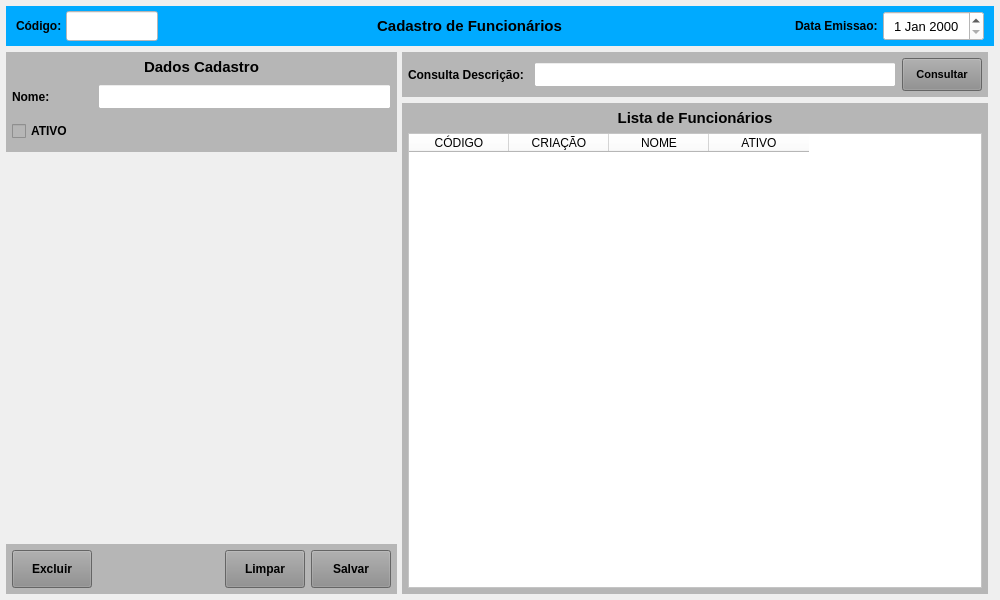
<?xml version="1.0" encoding="UTF-8"?>
<ui version="4.0">
 <class>MainWindow</class>
 <widget class="QMainWindow" name="MainWindow">
  <property name="geometry">
   <rect>
    <x>0</x>
    <y>0</y>
    <width>1000</width>
    <height>600</height>
   </rect>
  </property>
  <property name="windowTitle">
   <string>Cadastro de Funcionários</string>
  </property>
  <property name="styleSheet">
   <string notr="true"/>
  </property>
  <widget class="QWidget" name="centralwidget">
   <layout class="QVBoxLayout" name="verticalLayout">
    <property name="spacing">
     <number>6</number>
    </property>
    <property name="leftMargin">
     <number>6</number>
    </property>
    <property name="topMargin">
     <number>6</number>
    </property>
    <property name="rightMargin">
     <number>6</number>
    </property>
    <property name="bottomMargin">
     <number>6</number>
    </property>
    <item>
     <widget class="QWidget" name="widget" native="true">
      <property name="minimumSize">
       <size>
        <width>0</width>
        <height>40</height>
       </size>
      </property>
      <property name="maximumSize">
       <size>
        <width>16777215</width>
        <height>40</height>
       </size>
      </property>
      <property name="styleSheet">
       <string notr="true">background-color: rgb(0, 170, 255);</string>
      </property>
      <layout class="QHBoxLayout" name="horizontalLayout">
       <property name="spacing">
        <number>2</number>
       </property>
       <property name="leftMargin">
        <number>10</number>
       </property>
       <property name="topMargin">
        <number>5</number>
       </property>
       <property name="rightMargin">
        <number>10</number>
       </property>
       <property name="bottomMargin">
        <number>5</number>
       </property>
       <item>
        <widget class="QLabel" name="label_4">
         <property name="minimumSize">
          <size>
           <width>48</width>
           <height>0</height>
          </size>
         </property>
         <property name="maximumSize">
          <size>
           <width>48</width>
           <height>16777215</height>
          </size>
         </property>
         <property name="font">
          <font>
           <pointsize>9</pointsize>
           <weight>75</weight>
           <bold>true</bold>
          </font>
         </property>
         <property name="styleSheet">
          <string notr="true"/>
         </property>
         <property name="text">
          <string>Código:</string>
         </property>
         <property name="alignment">
          <set>Qt::AlignLeading|Qt::AlignLeft|Qt::AlignVCenter</set>
         </property>
        </widget>
       </item>
       <item>
        <widget class="QLineEdit" name="line_Num">
         <property name="sizePolicy">
          <sizepolicy hsizetype="Preferred" vsizetype="Preferred">
           <horstretch>0</horstretch>
           <verstretch>0</verstretch>
          </sizepolicy>
         </property>
         <property name="minimumSize">
          <size>
           <width>92</width>
           <height>0</height>
          </size>
         </property>
         <property name="maximumSize">
          <size>
           <width>92</width>
           <height>16777215</height>
          </size>
         </property>
         <property name="font">
          <font>
           <pointsize>12</pointsize>
          </font>
         </property>
         <property name="styleSheet">
          <string notr="true">background-color: rgb(255, 255, 255);</string>
         </property>
         <property name="inputMask">
          <string/>
         </property>
         <property name="text">
          <string/>
         </property>
         <property name="frame">
          <bool>true</bool>
         </property>
         <property name="echoMode">
          <enum>QLineEdit::Normal</enum>
         </property>
         <property name="alignment">
          <set>Qt::AlignCenter</set>
         </property>
         <property name="dragEnabled">
          <bool>false</bool>
         </property>
         <property name="placeholderText">
          <string/>
         </property>
        </widget>
       </item>
       <item>
        <widget class="QLabel" name="label_13">
         <property name="sizePolicy">
          <sizepolicy hsizetype="Preferred" vsizetype="Preferred">
           <horstretch>0</horstretch>
           <verstretch>0</verstretch>
          </sizepolicy>
         </property>
         <property name="minimumSize">
          <size>
           <width>0</width>
           <height>0</height>
          </size>
         </property>
         <property name="font">
          <font>
           <pointsize>11</pointsize>
           <weight>75</weight>
           <bold>true</bold>
          </font>
         </property>
         <property name="styleSheet">
          <string notr="true"/>
         </property>
         <property name="text">
          <string>Cadastro de Funcionários</string>
         </property>
         <property name="alignment">
          <set>Qt::AlignCenter</set>
         </property>
        </widget>
       </item>
       <item>
        <widget class="QLabel" name="label_11">
         <property name="sizePolicy">
          <sizepolicy hsizetype="Preferred" vsizetype="Preferred">
           <horstretch>0</horstretch>
           <verstretch>0</verstretch>
          </sizepolicy>
         </property>
         <property name="minimumSize">
          <size>
           <width>100</width>
           <height>0</height>
          </size>
         </property>
         <property name="maximumSize">
          <size>
           <width>100</width>
           <height>16777215</height>
          </size>
         </property>
         <property name="font">
          <font>
           <pointsize>9</pointsize>
           <weight>75</weight>
           <bold>true</bold>
          </font>
         </property>
         <property name="styleSheet">
          <string notr="true"/>
         </property>
         <property name="text">
          <string>Data Emissao: </string>
         </property>
         <property name="alignment">
          <set>Qt::AlignRight|Qt::AlignTrailing|Qt::AlignVCenter</set>
         </property>
        </widget>
       </item>
       <item>
        <widget class="QDateEdit" name="date_Emissao">
         <property name="sizePolicy">
          <sizepolicy hsizetype="Preferred" vsizetype="Preferred">
           <horstretch>0</horstretch>
           <verstretch>0</verstretch>
          </sizepolicy>
         </property>
         <property name="minimumSize">
          <size>
           <width>101</width>
           <height>0</height>
          </size>
         </property>
         <property name="maximumSize">
          <size>
           <width>101</width>
           <height>16777215</height>
          </size>
         </property>
         <property name="font">
          <font>
           <pointsize>10</pointsize>
          </font>
         </property>
         <property name="styleSheet">
          <string notr="true">background-color: rgb(255, 255, 255);</string>
         </property>
         <property name="alignment">
          <set>Qt::AlignCenter</set>
         </property>
        </widget>
       </item>
      </layout>
     </widget>
    </item>
    <item>
     <widget class="QWidget" name="widget_2" native="true">
      <property name="styleSheet">
       <string notr="true"/>
      </property>
      <layout class="QHBoxLayout" name="horizontalLayout_3">
       <property name="spacing">
        <number>5</number>
       </property>
       <property name="leftMargin">
        <number>0</number>
       </property>
       <property name="topMargin">
        <number>0</number>
       </property>
       <property name="rightMargin">
        <number>0</number>
       </property>
       <property name="bottomMargin">
        <number>0</number>
       </property>
       <item>
        <widget class="QWidget" name="widget_4" native="true">
         <property name="minimumSize">
          <size>
           <width>391</width>
           <height>0</height>
          </size>
         </property>
         <property name="maximumSize">
          <size>
           <width>391</width>
           <height>16777215</height>
          </size>
         </property>
         <property name="styleSheet">
          <string notr="true"/>
         </property>
         <layout class="QVBoxLayout" name="verticalLayout_2">
          <property name="spacing">
           <number>5</number>
          </property>
          <property name="leftMargin">
           <number>0</number>
          </property>
          <property name="topMargin">
           <number>0</number>
          </property>
          <property name="rightMargin">
           <number>0</number>
          </property>
          <property name="bottomMargin">
           <number>0</number>
          </property>
          <item>
           <widget class="QWidget" name="widget_6" native="true">
            <property name="minimumSize">
             <size>
              <width>0</width>
              <height>100</height>
             </size>
            </property>
            <property name="maximumSize">
             <size>
              <width>16777215</width>
              <height>100</height>
             </size>
            </property>
            <property name="styleSheet">
             <string notr="true">background-color: rgb(182, 182, 182);</string>
            </property>
            <layout class="QVBoxLayout" name="verticalLayout_6">
             <property name="leftMargin">
              <number>6</number>
             </property>
             <property name="topMargin">
              <number>6</number>
             </property>
             <property name="rightMargin">
              <number>6</number>
             </property>
             <property name="bottomMargin">
              <number>6</number>
             </property>
             <item>
              <widget class="QLabel" name="label_3">
               <property name="minimumSize">
                <size>
                 <width>0</width>
                 <height>18</height>
                </size>
               </property>
               <property name="maximumSize">
                <size>
                 <width>16777215</width>
                 <height>18</height>
                </size>
               </property>
               <property name="font">
                <font>
                 <pointsize>11</pointsize>
                 <weight>75</weight>
                 <bold>true</bold>
                </font>
               </property>
               <property name="text">
                <string>Dados Cadastro</string>
               </property>
               <property name="alignment">
                <set>Qt::AlignCenter</set>
               </property>
              </widget>
             </item>
             <item>
              <widget class="QWidget" name="widget_14" native="true">
               <layout class="QHBoxLayout" name="horizontalLayout_9">
                <property name="leftMargin">
                 <number>0</number>
                </property>
                <property name="topMargin">
                 <number>0</number>
                </property>
                <property name="rightMargin">
                 <number>0</number>
                </property>
                <property name="bottomMargin">
                 <number>0</number>
                </property>
                <item>
                 <widget class="QLabel" name="label_27">
                  <property name="minimumSize">
                   <size>
                    <width>80</width>
                    <height>0</height>
                   </size>
                  </property>
                  <property name="maximumSize">
                   <size>
                    <width>80</width>
                    <height>16777215</height>
                   </size>
                  </property>
                  <property name="font">
                   <font>
                    <pointsize>9</pointsize>
                    <weight>75</weight>
                    <bold>true</bold>
                   </font>
                  </property>
                  <property name="text">
                   <string>Nome:</string>
                  </property>
                  <property name="alignment">
                   <set>Qt::AlignLeading|Qt::AlignLeft|Qt::AlignVCenter</set>
                  </property>
                 </widget>
                </item>
                <item>
                 <widget class="QLineEdit" name="line_Descricao">
                  <property name="sizePolicy">
                   <sizepolicy hsizetype="Preferred" vsizetype="Preferred">
                    <horstretch>0</horstretch>
                    <verstretch>0</verstretch>
                   </sizepolicy>
                  </property>
                  <property name="minimumSize">
                   <size>
                    <width>0</width>
                    <height>25</height>
                   </size>
                  </property>
                  <property name="maximumSize">
                   <size>
                    <width>16777215</width>
                    <height>25</height>
                   </size>
                  </property>
                  <property name="font">
                   <font>
                    <pointsize>9</pointsize>
                   </font>
                  </property>
                  <property name="styleSheet">
                   <string notr="true">background-color: rgb(255, 255, 255);</string>
                  </property>
                  <property name="text">
                   <string/>
                  </property>
                  <property name="maxLength">
                   <number>45</number>
                  </property>
                  <property name="alignment">
                   <set>Qt::AlignLeading|Qt::AlignLeft|Qt::AlignVCenter</set>
                  </property>
                 </widget>
                </item>
               </layout>
              </widget>
             </item>
             <item>
              <widget class="QWidget" name="widget_15" native="true">
               <layout class="QHBoxLayout" name="horizontalLayout_10">
                <property name="leftMargin">
                 <number>0</number>
                </property>
                <property name="topMargin">
                 <number>0</number>
                </property>
                <property name="rightMargin">
                 <number>0</number>
                </property>
                <property name="bottomMargin">
                 <number>0</number>
                </property>
                <item>
                 <widget class="QCheckBox" name="check_Ativo">
                  <property name="font">
                   <font>
                    <pointsize>9</pointsize>
                    <weight>75</weight>
                    <bold>true</bold>
                   </font>
                  </property>
                  <property name="text">
                   <string>ATIVO</string>
                  </property>
                 </widget>
                </item>
               </layout>
              </widget>
             </item>
            </layout>
           </widget>
          </item>
          <item>
           <widget class="QWidget" name="widget_7" native="true"/>
          </item>
          <item>
           <widget class="QWidget" name="widget_3" native="true">
            <property name="minimumSize">
             <size>
              <width>0</width>
              <height>50</height>
             </size>
            </property>
            <property name="maximumSize">
             <size>
              <width>16777215</width>
              <height>50</height>
             </size>
            </property>
            <property name="styleSheet">
             <string notr="true">background-color: rgb(182, 182, 182);</string>
            </property>
            <layout class="QHBoxLayout" name="horizontalLayout_2">
             <property name="spacing">
              <number>6</number>
             </property>
             <property name="leftMargin">
              <number>6</number>
             </property>
             <property name="topMargin">
              <number>6</number>
             </property>
             <property name="rightMargin">
              <number>6</number>
             </property>
             <property name="bottomMargin">
              <number>6</number>
             </property>
             <item>
              <widget class="QPushButton" name="btn_Excluir">
               <property name="sizePolicy">
                <sizepolicy hsizetype="Fixed" vsizetype="Preferred">
                 <horstretch>0</horstretch>
                 <verstretch>0</verstretch>
                </sizepolicy>
               </property>
               <property name="maximumSize">
                <size>
                 <width>80</width>
                 <height>16777215</height>
                </size>
               </property>
               <property name="font">
                <font>
                 <pointsize>9</pointsize>
                 <weight>75</weight>
                 <bold>true</bold>
                </font>
               </property>
               <property name="cursor">
                <cursorShape>PointingHandCursor</cursorShape>
               </property>
               <property name="layoutDirection">
                <enum>Qt::LeftToRight</enum>
               </property>
               <property name="autoFillBackground">
                <bool>false</bool>
               </property>
               <property name="styleSheet">
                <string notr="true">background-color: rgb(141, 141, 141);</string>
               </property>
               <property name="text">
                <string>Excluir</string>
               </property>
               <property name="checkable">
                <bool>false</bool>
               </property>
               <property name="autoDefault">
                <bool>false</bool>
               </property>
               <property name="default">
                <bool>false</bool>
               </property>
               <property name="flat">
                <bool>false</bool>
               </property>
              </widget>
             </item>
             <item>
              <widget class="QLabel" name="label">
               <property name="text">
                <string/>
               </property>
              </widget>
             </item>
             <item>
              <widget class="QPushButton" name="btn_Limpar">
               <property name="sizePolicy">
                <sizepolicy hsizetype="Fixed" vsizetype="Preferred">
                 <horstretch>0</horstretch>
                 <verstretch>0</verstretch>
                </sizepolicy>
               </property>
               <property name="maximumSize">
                <size>
                 <width>80</width>
                 <height>16777215</height>
                </size>
               </property>
               <property name="font">
                <font>
                 <pointsize>9</pointsize>
                 <weight>75</weight>
                 <bold>true</bold>
                </font>
               </property>
               <property name="cursor">
                <cursorShape>PointingHandCursor</cursorShape>
               </property>
               <property name="layoutDirection">
                <enum>Qt::LeftToRight</enum>
               </property>
               <property name="autoFillBackground">
                <bool>false</bool>
               </property>
               <property name="styleSheet">
                <string notr="true">background-color: rgb(141, 141, 141);</string>
               </property>
               <property name="text">
                <string>Limpar</string>
               </property>
               <property name="checkable">
                <bool>false</bool>
               </property>
               <property name="autoDefault">
                <bool>false</bool>
               </property>
               <property name="default">
                <bool>false</bool>
               </property>
               <property name="flat">
                <bool>false</bool>
               </property>
              </widget>
             </item>
             <item>
              <widget class="QPushButton" name="btn_Salvar">
               <property name="sizePolicy">
                <sizepolicy hsizetype="Fixed" vsizetype="Preferred">
                 <horstretch>0</horstretch>
                 <verstretch>0</verstretch>
                </sizepolicy>
               </property>
               <property name="maximumSize">
                <size>
                 <width>80</width>
                 <height>16777215</height>
                </size>
               </property>
               <property name="font">
                <font>
                 <pointsize>9</pointsize>
                 <weight>75</weight>
                 <bold>true</bold>
                </font>
               </property>
               <property name="cursor">
                <cursorShape>PointingHandCursor</cursorShape>
               </property>
               <property name="styleSheet">
                <string notr="true">background-color: rgb(141, 141, 141);</string>
               </property>
               <property name="text">
                <string>Salvar</string>
               </property>
              </widget>
             </item>
            </layout>
           </widget>
          </item>
         </layout>
        </widget>
       </item>
       <item>
        <widget class="QWidget" name="widget_5" native="true">
         <property name="styleSheet">
          <string notr="true"/>
         </property>
         <layout class="QVBoxLayout" name="verticalLayout_5">
          <property name="leftMargin">
           <number>0</number>
          </property>
          <property name="topMargin">
           <number>0</number>
          </property>
          <property name="rightMargin">
           <number>6</number>
          </property>
          <property name="bottomMargin">
           <number>0</number>
          </property>
          <item>
           <widget class="QWidget" name="widget_12" native="true">
            <property name="maximumSize">
             <size>
              <width>16777215</width>
              <height>45</height>
             </size>
            </property>
            <property name="sizeIncrement">
             <size>
              <width>0</width>
              <height>45</height>
             </size>
            </property>
            <property name="styleSheet">
             <string notr="true">background-color: rgb(182, 182, 182);</string>
            </property>
            <layout class="QHBoxLayout" name="horizontalLayout_7">
             <property name="leftMargin">
              <number>6</number>
             </property>
             <property name="topMargin">
              <number>6</number>
             </property>
             <property name="rightMargin">
              <number>6</number>
             </property>
             <property name="bottomMargin">
              <number>6</number>
             </property>
             <item>
              <widget class="QLabel" name="label_6">
               <property name="minimumSize">
                <size>
                 <width>120</width>
                 <height>0</height>
                </size>
               </property>
               <property name="maximumSize">
                <size>
                 <width>120</width>
                 <height>16777215</height>
                </size>
               </property>
               <property name="font">
                <font>
                 <pointsize>9</pointsize>
                 <weight>75</weight>
                 <bold>true</bold>
                </font>
               </property>
               <property name="text">
                <string>Consulta Descrição:</string>
               </property>
               <property name="alignment">
                <set>Qt::AlignLeading|Qt::AlignLeft|Qt::AlignVCenter</set>
               </property>
              </widget>
             </item>
             <item>
              <widget class="QLineEdit" name="line_Consulta">
               <property name="sizePolicy">
                <sizepolicy hsizetype="Preferred" vsizetype="Preferred">
                 <horstretch>0</horstretch>
                 <verstretch>0</verstretch>
                </sizepolicy>
               </property>
               <property name="minimumSize">
                <size>
                 <width>0</width>
                 <height>25</height>
                </size>
               </property>
               <property name="maximumSize">
                <size>
                 <width>16777215</width>
                 <height>25</height>
                </size>
               </property>
               <property name="font">
                <font>
                 <pointsize>9</pointsize>
                </font>
               </property>
               <property name="styleSheet">
                <string notr="true">background-color: rgb(255, 255, 255);</string>
               </property>
               <property name="inputMask">
                <string/>
               </property>
               <property name="alignment">
                <set>Qt::AlignLeading|Qt::AlignLeft|Qt::AlignVCenter</set>
               </property>
              </widget>
             </item>
             <item>
              <widget class="QPushButton" name="btn_Consulta">
               <property name="sizePolicy">
                <sizepolicy hsizetype="Preferred" vsizetype="Preferred">
                 <horstretch>0</horstretch>
                 <verstretch>0</verstretch>
                </sizepolicy>
               </property>
               <property name="minimumSize">
                <size>
                 <width>80</width>
                 <height>0</height>
                </size>
               </property>
               <property name="maximumSize">
                <size>
                 <width>80</width>
                 <height>16777215</height>
                </size>
               </property>
               <property name="font">
                <font>
                 <pointsize>8</pointsize>
                 <weight>75</weight>
                 <bold>true</bold>
                </font>
               </property>
               <property name="cursor">
                <cursorShape>PointingHandCursor</cursorShape>
               </property>
               <property name="layoutDirection">
                <enum>Qt::LeftToRight</enum>
               </property>
               <property name="autoFillBackground">
                <bool>false</bool>
               </property>
               <property name="styleSheet">
                <string notr="true">background-color: rgb(141, 141, 141);</string>
               </property>
               <property name="text">
                <string>Consultar</string>
               </property>
               <property name="checkable">
                <bool>false</bool>
               </property>
               <property name="autoDefault">
                <bool>false</bool>
               </property>
               <property name="default">
                <bool>false</bool>
               </property>
               <property name="flat">
                <bool>false</bool>
               </property>
              </widget>
             </item>
            </layout>
           </widget>
          </item>
          <item>
           <widget class="QWidget" name="widget_11" native="true">
            <property name="styleSheet">
             <string notr="true">background-color: rgb(182, 182, 182);</string>
            </property>
            <layout class="QVBoxLayout" name="verticalLayout_4">
             <property name="leftMargin">
              <number>6</number>
             </property>
             <property name="topMargin">
              <number>6</number>
             </property>
             <property name="rightMargin">
              <number>6</number>
             </property>
             <property name="bottomMargin">
              <number>6</number>
             </property>
             <item>
              <widget class="QLabel" name="label_5">
               <property name="minimumSize">
                <size>
                 <width>0</width>
                 <height>18</height>
                </size>
               </property>
               <property name="maximumSize">
                <size>
                 <width>16777215</width>
                 <height>18</height>
                </size>
               </property>
               <property name="font">
                <font>
                 <pointsize>11</pointsize>
                 <weight>75</weight>
                 <bold>true</bold>
                </font>
               </property>
               <property name="text">
                <string>Lista de Funcionários</string>
               </property>
               <property name="alignment">
                <set>Qt::AlignCenter</set>
               </property>
              </widget>
             </item>
             <item>
              <widget class="QTableWidget" name="table_Lista">
               <property name="sizePolicy">
                <sizepolicy hsizetype="Preferred" vsizetype="Preferred">
                 <horstretch>0</horstretch>
                 <verstretch>0</verstretch>
                </sizepolicy>
               </property>
               <property name="font">
                <font>
                 <pointsize>9</pointsize>
                </font>
               </property>
               <property name="styleSheet">
                <string notr="true">background-color: rgb(255, 255, 255);</string>
               </property>
               <attribute name="verticalHeaderDefaultSectionSize">
                <number>0</number>
               </attribute>
               <attribute name="verticalHeaderMinimumSectionSize">
                <number>0</number>
               </attribute>
               <column>
                <property name="text">
                 <string>CÓDIGO</string>
                </property>
               </column>
               <column>
                <property name="text">
                 <string>CRIAÇÃO</string>
                </property>
               </column>
               <column>
                <property name="text">
                 <string>NOME</string>
                </property>
               </column>
               <column>
                <property name="text">
                 <string>ATIVO</string>
                </property>
               </column>
              </widget>
             </item>
            </layout>
           </widget>
          </item>
         </layout>
        </widget>
       </item>
      </layout>
     </widget>
    </item>
   </layout>
  </widget>
 </widget>
 <resources/>
 <connections/>
</ui>
